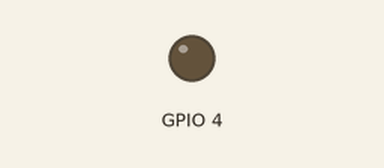
Simulated run of this program. Board: Raspberry Pi (BCM pin numbers). Shown: output pins drawn as LEDs (lit = HIGH). The modem accepts every AT command (registered, SIM ready, sends succeed) and sends nothing else; what the program prints to the terminal is not drawn.

Above: at 0.1 s.
Timing chart, 0 to 40.0 s (numbered marks = the images above):
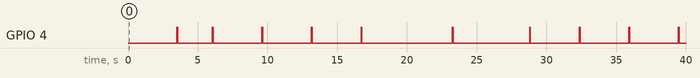

The program:

BG96_UART_send_command.py
```python
import RPi.GPIO as GPIO  # Import Raspberry Pi GPIO library
from time import sleep  # Import the sleep function from the time module

import serial
from time import sleep
import time

GPIO.setwarnings(False)  # Ignore warning for now
GPIO.setmode(GPIO.BCM)  # Use physical pin numbering
GPIO.setup(4, GPIO.OUT, initial=GPIO.LOW)  # Set pin 8 to be an output pin and set initial value to low (off)

ser = serial.Serial("/dev/ttyS0", 115200)  # Open port with baud rate


def AT_komut_gonder(command):
    if (ser.isOpen() == False):
        ser.open()
    compose = ''
    compose = str(command) + "\r\n"
    ser.reset_input_buffer()
    ser.write(compose.encode())


def sendATCommOnce(command):
    if (ser.isOpen() == False):
        ser.open()
    compose = ""
    #compose = str(command) + "\r\n"
    ser.reset_input_buffer()
    ser.write(command.encode())
    sleep(0.5)
    response = ser.read_all().decode()
    sleep(1)
    print(response)


# debug_print(self.compose)
def millis():
    return int(time.time())


def sendATComm(command, desired_response, timeout=None):
    if timeout is None:
        timeout = timeout
    sendATCommOnce(command)
    f_debug = False
    timer = millis()
    while 1:
        if (millis() - timer > timeout):  # BURADA HATA VAR NONE ATAMAYLA INTEGER KIYASLIYOR
            sendATCommOnce(command)
            timer = millis()
            f_debug = False
        response = ""
        while (ser.inWaiting()):
            try:
                response += ser.read(ser.inWaiting()).decode('utf-8', errors='ignore')
                sleep(0.1)  # Sleep for 1 second
            except Exception as e:
                print(e.Message)
        # debug_print(self.response)
        if (response.find(desired_response) != -1):
            print(response)
            return response  # returns the response of the command as string.
            break


while True:
    # ser.write("Hello")
    # print('Bitti')

    # temp = "AT+OK\r\n"
    # ser.write(temp.encode())
    # sendATComm("AT+CSQ","OK\r\n")
    #

    #sendATCommOnce("ATI")
    sleep(2)  # Sleep for 1 second
    # sleep(2)  # Sleep for 1 second
    # AT_komut_gonder("ATE")
    #
    # GPIO.output(4, GPIO.HIGH)  # Turn on
    # sleep(1)  # Sleep for 1 second
    # GPIO.output(4, GPIO.LOW)  # Turn off
    # sleep(1)  # Sleep for 1 second

    sendATCommOnce("ATE\r\n")
    GPIO.output(4, GPIO.HIGH)  # Turn on
    sleep(0.05)  # Sleep for 1 second
    GPIO.output(4, GPIO.LOW)  # Turn off
    sleep(1)  #


    sendATCommOnce("ATI\r\n")
    GPIO.output(4, GPIO.HIGH)  # Turn on
    sleep(0.05)  # Sleep for 1 second
    GPIO.output(4, GPIO.LOW)  # Turn off
    sleep(2)  # Sleep for 1 second

    sendATCommOnce("AT+CPIN?\r\n")
    GPIO.output(4, GPIO.HIGH)  # Turn on
    sleep(0.05)  # Sleep for 1 second
    GPIO.output(4, GPIO.LOW)  # Turn off
    sleep(2)  # Sleep for 1 second

    sendATCommOnce("AT+CFUN=1\r\n")
    GPIO.output(4, GPIO.HIGH)  # Turn on
    sleep(0.05)  # Sleep for 1 second
    GPIO.output(4, GPIO.LOW)  # Turn off
    sleep(2)  # Sleep for 1 second

    sendATCommOnce("AT+COPS?\r\n")
    GPIO.output(4, GPIO.HIGH)  # Turn on
    sleep(0.05)  # Sleep for 1 second
    GPIO.output(4, GPIO.LOW)  # Turn off
    sleep(5)  # Sleep for 1 second

#----------------------------- IP

    sendATCommOnce("AT+CGDCONT=1,\"IP\",\"internet\"\r\n")
    GPIO.output(4, GPIO.HIGH)  # Turn on
    sleep(0.05)  # Sleep for 1 second
    GPIO.output(4, GPIO.LOW)  # Turn off
    sleep(4)  # Sleep for 1 second

    sendATCommOnce("AT+CREG=1\r\n")
    GPIO.output(4, GPIO.HIGH)  # Turn on
    sleep(0.05)  # Sleep for 1 second
    GPIO.output(4, GPIO.LOW)  # Turn off
    sleep(2)  # Sleep for 1 second

    sendATCommOnce("AT+CREG?\r\n")
    GPIO.output(4, GPIO.HIGH)  # Turn on
    sleep(0.05)  # Sleep for 1 second
    GPIO.output(4, GPIO.LOW)  # Turn off
    sleep(2)  # Sleep for 1 second

    sendATCommOnce("AT+CEREG?\r\n")
    GPIO.output(4, GPIO.HIGH)  # Turn on
    sleep(0.05)  # Sleep for 1 second
    GPIO.output(4, GPIO.LOW)  # Turn off
    sleep(2)  # Sleep for 1 second

    sendATCommOnce("AT+CGREG?\r\n")
    GPIO.output(4, GPIO.HIGH)  # Turn on
    sleep(0.05)  # Sleep for 1 second
    GPIO.output(4, GPIO.LOW)  # Turn off
    sleep(6)  # Sleep for 1 second

    sendATCommOnce("AT+QIACT=1\r\n")
    GPIO.output(4, GPIO.HIGH)  # Turn on
    sleep(0.05)  # Sleep for 1 second
    GPIO.output(4, GPIO.LOW)  # Turn off
    sleep(6)  # Sleep for 1 second

    sendATCommOnce("AT+CGPADDR\r\n")
    GPIO.output(4, GPIO.HIGH)  # Turn on
    sleep(0.05)  # Sleep for 1 second
    GPIO.output(4, GPIO.LOW)  # Turn off
    sleep(3)  # Sleep for 1 second

    sendATCommOnce("AT+QPING=1,\"8.8.8.8\"\r\n")
    GPIO.output(4, GPIO.HIGH)  # Turn on
    sleep(0.05)  # Sleep for 1 second
    GPIO.output(4, GPIO.LOW)  # Turn off
    sleep(6)  # Sleep for 1 second

#------------------------MQTT
    sendATCommOnce("AT+QMTOPEN=0,\"194.31.59.188\",1883\r\n")
    GPIO.output(4, GPIO.HIGH)  # Turn on
    sleep(0.05)  # Sleep for 1 second
    GPIO.output(4, GPIO.LOW)  # Turn off
    sleep(4)  # Sleep for 1 second

    sendATCommOnce("AT+QMTCONN=0,\"deneme\",\"deneme\",\"deneme\"\r\n")
    GPIO.output(4, GPIO.HIGH)  # Turn on
    sleep(0.05)  # Sleep for 1 second
    GPIO.output(4, GPIO.LOW)  # Turn off
    sleep(4)  # Sleep for 1 second

    sendATCommOnce("AT+QMTPUB=0,0,0,0,\"v1/devices/me/telemetry\"\r\n")
    GPIO.output(4, GPIO.HIGH)  # Turn on
    sleep(0.05)  # Sleep for 1 second
    GPIO.output(4, GPIO.LOW)  # Turn off
    sleep(2)  # Sleep for 1 second

    sendATCommOnce("{\"fatih\":1.10,\"furkan\":5.65}\r\n")
    GPIO.output(4, GPIO.HIGH)  # Turn on
    sleep(0.05)  # Sleep for 1 second
    GPIO.output(4, GPIO.LOW)  # Turn off
    sleep(2)  # Sleep for 1 second

    command_variable = chr(26)
    ser.write(command_variable.encode('utf-8'))
    GPIO.output(4, GPIO.HIGH)  # Turn on
    sleep(1)  # Sleep for 1 second
    GPIO.output(4, GPIO.LOW)  # Turn off
```
